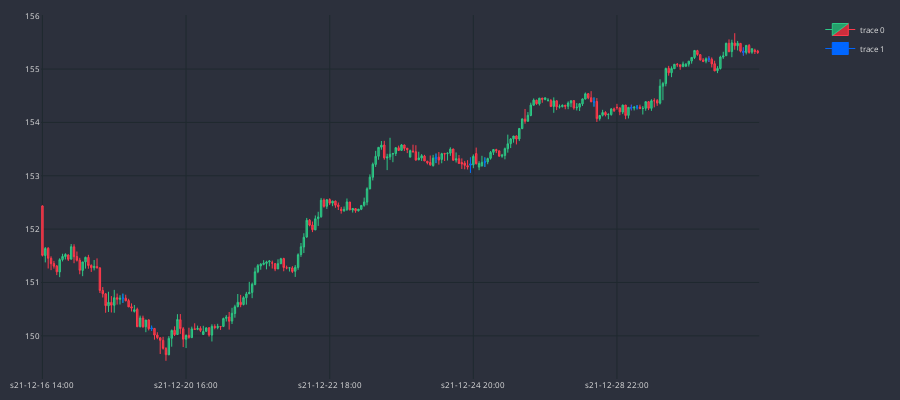

The cell this chart's notebook holds for it:
### Code cell
MARKER = '#0066FF'
dfp = df_an.iloc[-250:]
cp = CandlePlot(dfp, candles=True)
df_temp = cp.df_plot[cp.df_plot.SPINNING_TOP == True]
cp.fig.add_trace(go.Candlestick(
                x = df_temp.sTime,
                open = df_temp.mid_o,
                high = df_temp.mid_h,
                low = df_temp.mid_l,
                close = df_temp.mid_c,
                line=dict(width=1), opacity=1,
                increasing_fillcolor=MARKER,
                decreasing_fillcolor=MARKER,
                increasing_line_color=MARKER,
                decreasing_line_color=MARKER
            ))

cp.show_plot()

### Figure 1 — Plotly figure (JSON) as saved in the notebook; plotly's stock layout.template omitted (floating-point values rounded to 4 significant figures; data arrays with more than 128 entries replaced by an {"elided": "..."} marker saying what was removed)
{"data": [{"close": {"elided": "250 float values"}, "decreasing": {"fillcolor": "#CC2E3C", "line": {"color": "#FF3A4C"}}, "high": {"elided": "250 float values"}, "increasing": {"fillcolor": "#24A06B", "line": {"color": "#2EC886"}}, "line": {"width": 1}, "low": {"elided": "250 float values"}, "opacity": 1, "open": {"elided": "250 float values"}, "type": "candlestick", "x": {"elided": "250 str values"}}, {"close": [150.7, 150.1, 153.3, 153.2, 153.3, 154.4, 154.3, 154.3, 155.2, 155.3], "decreasing": {"fillcolor": "#0066FF", "line": {"color": "#0066FF"}}, "high": [150.8, 150.2, 153.4, 153.3, 153.3, 154.5, 154.3, 154.3, 155.2, 155.4], "increasing": {"fillcolor": "#0066FF", "line": {"color": "#0066FF"}}, "line": {"width": 1}, "low": [150.6, 150.1, 153.2, 153.1, 153.2, 154.3, 154.2, 154.2, 155.1, 155.3], "opacity": 1, "open": [150.7, 150.1, 153.3, 153.2, 153.3, 154.4, 154.3, 154.3, 155.2, 155.3], "type": "candlestick", "x": ["s21-12-17 18:00", "s21-12-20 04:00", "s21-12-24 07:00", "s21-12-24 19:00", "s21-12-27 00:00", "s21-12-28 14:00", "s21-12-29 03:00", "s21-12-29 05:00", "s21-12-30 06:00", "s21-12-30 18:00"]}], "layout": {"font": {"color": "#e1e1e1", "size": 8}, "height": 400, "margin": {"b": 10, "l": 10, "r": 10, "t": 10}, "paper_bgcolor": "#2c303c", "plot_bgcolor": "#2c303c", "width": 900, "xaxis": {"anchor": "y", "domain": [0, 0.94], "gridcolor": "#1f292f", "nticks": 5, "rangeslider": {"visible": false}}, "yaxis": {"anchor": "x", "domain": [0, 1], "gridcolor": "#1f292f"}, "yaxis2": {"anchor": "x", "gridcolor": "#1f292f", "overlaying": "y", "side": "right"}}}
